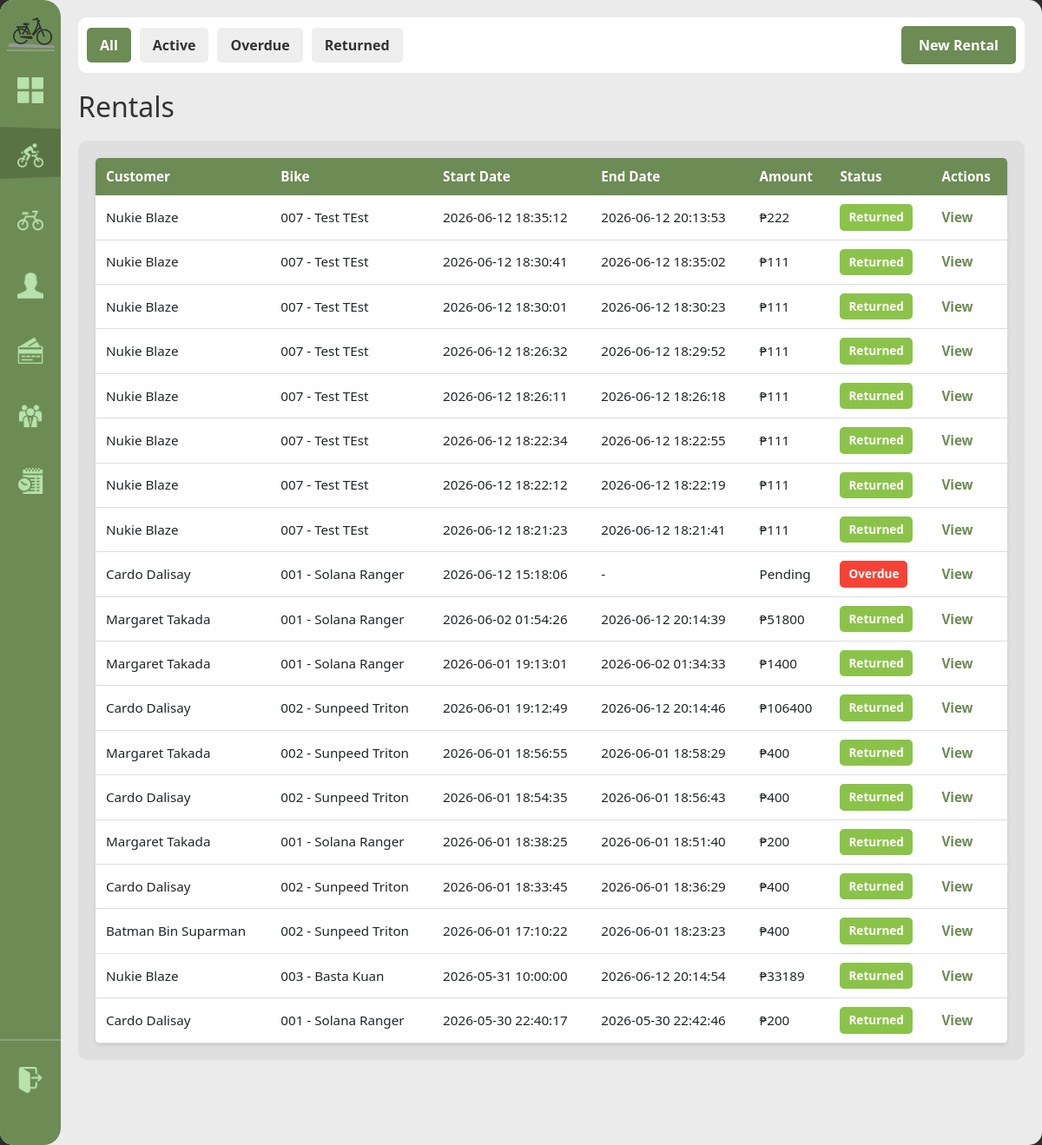
Before: /rentals (signed in) with the older database file.
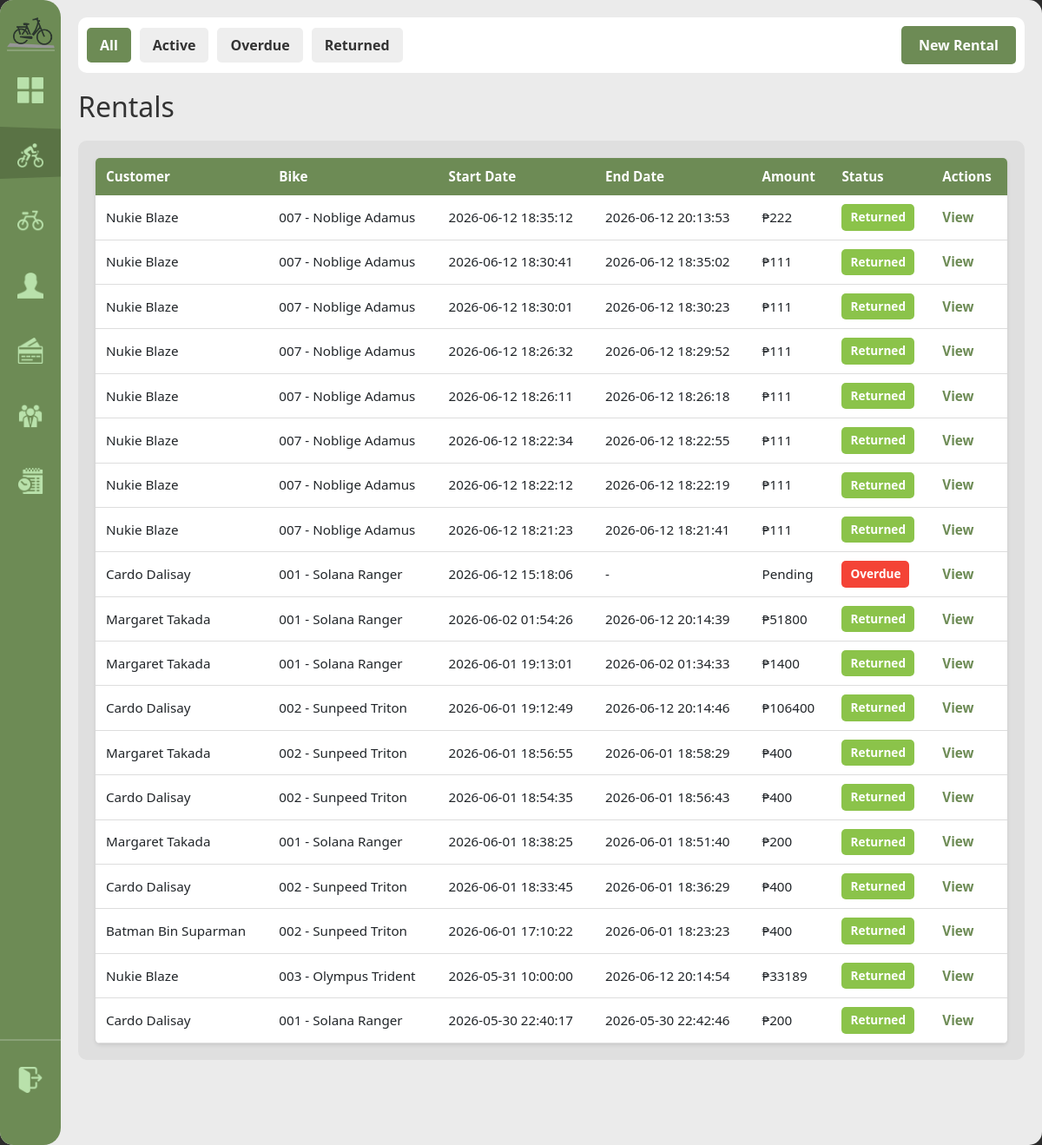
After: the same page with the newer database file.
### tables this page shows
CREATE TABLE rents (
            rental_id INTEGER PRIMARY KEY AUTOINCREMENT,
            customer_id INTEGER NOT NULL,
            bike_id INTEGER NOT NULL,
            staff_id INTEGER REFERENCES staff(staff_id) ON UPDATE CASCADE ON DELETE SET NULL,
            rental_start DATETIME NOT NULL DEFAULT(datetime('now','localtime')), planned_return DATETIME,
            FOREIGN KEY(customer_id) REFERENCES customer(customer_id) ON DELETE CASCADE,
            FOREIGN KEY(bike_id) REFERENCES bike(bike_id) ON DELETE CASCADE
        );

CREATE TABLE bike (
            bike_id INTEGER PRIMARY KEY AUTOINCREMENT,
            bike_code TEXT NOT NULL UNIQUE,
            brand TEXT NOT NULL, model TEXT NOT NULL,
            color TEXT NOT NULL,
            bike_rate DECIMAL(8,2) NOT NULL DEFAULT 0,
            type TEXT NOT NULL DEFAULT 'standard',
            status TEXT NOT NULL DEFAULT 'available' CHECK(status IN('available','rented','retired')),
            date_added DATE NOT NULL DEFAULT(date('now','localtime'))
        );

### handlers/rentals_routes.py (the view)
@rentals_bp.route('/rentals')
@login_required
def rentals():
    status = request.args.get('status', 'all')
    rentals_list = database.get().get_all_rentals(status)
    customers_list = database.get().get_all_customers()
    bikes = database.get().get_available_bikes()
    return render_template('rentals.html', rentals=rentals_list, filter_status=status, customers=customers_list, bikes=bikes)

### app.py (called while the page is built)
def get_sidebar_state():
    return request.cookies.get('sidebarState') == 'expanded'

@app.context_processor
def inject_sidebar_state():
    return dict(sidebar_expanded=get_sidebar_state())

@app.context_processor
def inject_current_staff():
    staff = current_staff()
    return dict(current_staff=staff, is_admin=staff and staff.get("role") == "admin")

### modules/auth.py (called while the page is built)
def login_required(view):
    @wraps(view)
    def wrapped(*args, **kwargs):
        if not session.get("staff_id"):
            return redirect(url_for("login"))
        return view(*args, **kwargs)
    return wrapped

def current_staff():
    if not session.get("staff_id"):
        return None
    return {
        "staff_id": session.get("staff_id"),
        "username": session.get("username"),
        "first_name": session.get("first_name"),
        "last_name": session.get("last_name"),
        "role": session.get("role"),
    }

### modules/database.py (called while the page is built)
def get():
    if not db: init()
    return db

    def get_available_bikes(self):
        query = "SELECT * FROM bike WHERE status = 'available' ORDER BY bike_code"
        return [dict(r) for r in self.conn.execute(query).fetchall()]

### templates/rentals.html (shortened to what this page needs)
{% extends "base.html" %}
{% block content %}
<div class="top-bar">
    <div class="filter-controls">
        <a href="{{ url_for('rentals.rentals', status='all') }}" class="filter-btn {% if filter_status == 'all' %}active{% endif %}">All</a>
        <a href="{{ url_for('rentals.rentals', status='active') }}" class="filter-btn {% if filter_status == 'active' %}active{% endif %}">Active</a>
        <a href="{{ url_for('rentals.rentals', status='overdue') }}" class="filter-btn {% if filter_status == 'overdue' %}active{% endif %}">Overdue</a>
        <a href="{{ url_for('rentals.rentals', status='returned') }}" class="filter-btn {% if filter_status == 'returned' %}active{% endif %}">Returned</a>
        <button id="new-rental-btn" class="btn-primary" style="margin-left: auto;">New Rental</button>
    </div>
</div>
<h1>Rentals</h1>
<div class="content-grid">
    <div class="scroll-table-container">
        <table>
            <thead>
                <tr>
                <th>Customer</th>
                <th>Bike</th>
                <th>Start Date</th>
                <th>End Date</th>
                <th>Amount</th>
                <th>Status</th>
                <th>Actions</th>
            </tr>
        </thead>
        <tbody>
            {% for rental in rentals %}
            <tr>
                <td>{{ rental['customer_name'] }}</td>
                <td>{{ rental['bike_code'] }} - {{ rental['brand'] }} {{ rental['model'] }}</td>
                <td>{{ rental['rental_start'] }}</td>
                <td>{{ rental['rental_end'] or '-' }}</td>
                <td>{{ 'Pending' if rental['total_amount'] is none else '₱' ~ rental['total_amount'] }}</td>
                <td><span class="status-badge status-{{ rental['status'] }}">{{ rental['status'].title() }}</span></td>
                <td><a href="{{ url_for('rentals.rental_detail', rid=rental['rental_id']) }}">View</a></td>
            </tr>
            {% endfor %}
        </tbody>
    </table>
    </div>
</div>
{% endblock %}

Changed rows visible on the page:
changed through a linked row, rents (number 1 of 19 on the later page): brand "Test" → "Noblige"; model "TEst" → "Adamus"
changed through a linked row, rents (number 2 of 19 on the later page): brand "Test" → "Noblige"; model "TEst" → "Adamus"
changed through a linked row, rents (number 3 of 19 on the later page): brand "Test" → "Noblige"; model "TEst" → "Adamus"
changed through a linked row, rents (number 4 of 19 on the later page): brand "Test" → "Noblige"; model "TEst" → "Adamus"
changed through a linked row, rents (number 5 of 19 on the later page): brand "Test" → "Noblige"; model "TEst" → "Adamus"
changed through a linked row, rents (number 6 of 19 on the later page): brand "Test" → "Noblige"; model "TEst" → "Adamus"
changed through a linked row, rents (number 7 of 19 on the later page): brand "Test" → "Noblige"; model "TEst" → "Adamus"
changed through a linked row, rents (number 8 of 19 on the later page): brand "Test" → "Noblige"; model "TEst" → "Adamus"
changed through a linked row, rents: brand "Basta" → "Olympus"; model "Kuan" → "Trident"
